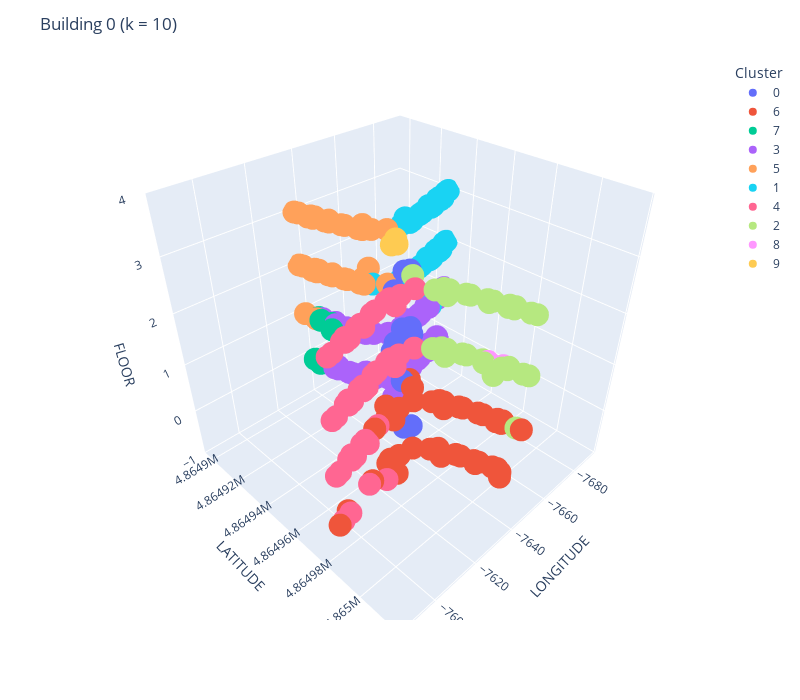

Notebook cell for this chart:
### Code cell
# scatter3d(df_train_b0, clusters_b0, k=10, title='Building 0 (k = 10)', save=True)

### Figure 1 — Plotly figure (JSON) as saved in the notebook; plotly's stock layout.template omitted (floating-point values rounded to 4 significant figures; data arrays with more than 128 entries replaced by an {"elided": "..."} marker saying what was removed)
{"data": [{"hovertemplate": "color=0<br>LONGITUDE=%{x}<br>LATITUDE=%{y}<br>FLOOR=%{z}<extra></extra>", "legendgroup": "0", "marker": {"color": "#636efa", "symbol": "circle"}, "mode": "markers", "name": "0", "scene": "scene", "showlegend": true, "type": "scatter3d", "x": {"elided": "387 float values"}, "y": {"elided": "387 float values"}, "z": {"elided": "387 int values"}}, {"hovertemplate": "color=6<br>LONGITUDE=%{x}<br>LATITUDE=%{y}<br>FLOOR=%{z}<extra></extra>", "legendgroup": "6", "marker": {"color": "#EF553B", "symbol": "circle"}, "mode": "markers", "name": "6", "scene": "scene", "showlegend": true, "type": "scatter3d", "x": {"elided": "977 float values"}, "y": {"elided": "977 float values"}, "z": {"elided": "977 int values"}}, {"hovertemplate": "color=7<br>LONGITUDE=%{x}<br>LATITUDE=%{y}<br>FLOOR=%{z}<extra></extra>", "legendgroup": "7", "marker": {"color": "#00cc96", "symbol": "circle"}, "mode": "markers", "name": "7", "scene": "scene", "showlegend": true, "type": "scatter3d", "x": {"elided": "444 float values"}, "y": {"elided": "444 float values"}, "z": {"elided": "444 int values"}}, {"hovertemplate": "color=3<br>LONGITUDE=%{x}<br>LATITUDE=%{y}<br>FLOOR=%{z}<extra></extra>", "legendgroup": "3", "marker": {"color": "#ab63fa", "symbol": "circle"}, "mode": "markers", "name": "3", "scene": "scene", "showlegend": true, "type": "scatter3d", "x": {"elided": "661 float values"}, "y": {"elided": "661 float values"}, "z": {"elided": "661 int values"}}, {"hovertemplate": "color=5<br>LONGITUDE=%{x}<br>LATITUDE=%{y}<br>FLOOR=%{z}<extra></extra>", "legendgroup": "5", "marker": {"color": "#FFA15A", "symbol": "circle"}, "mode": "markers", "name": "5", "scene": "scene", "showlegend": true, "type": "scatter3d", "x": {"elided": "799 float values"}, "y": {"elided": "799 float values"}, "z": {"elided": "799 int values"}}, {"hovertemplate": "color=1<br>LONGITUDE=%{x}<br>LATITUDE=%{y}<br>FLOOR=%{z}<extra></extra>", "legendgroup": "1", "marker": {"color": "#19d3f3", "symbol": "circle"}, "mode": "markers", "name": "1", "scene": "scene", "showlegend": true, "type": "scatter3d", "x": {"elided": "508 float values"}, "y": {"elided": "508 float values"}, "z": {"elided": "508 int values"}}, {"hovertemplate": "color=4<br>LONGITUDE=%{x}<br>LATITUDE=%{y}<br>FLOOR=%{z}<extra></extra>", "legendgroup": "4", "marker": {"color": "#FF6692", "symbol": "circle"}, "mode": "markers", "name": "4", "scene": "scene", "showlegend": true, "type": "scatter3d", "x": {"elided": "945 float values"}, "y": {"elided": "945 float values"}, "z": {"elided": "945 int values"}}, {"hovertemplate": "color=2<br>LONGITUDE=%{x}<br>LATITUDE=%{y}<br>FLOOR=%{z}<extra></extra>", "legendgroup": "2", "marker": {"color": "#B6E880", "symbol": "circle"}, "mode": "markers", "name": "2", "scene": "scene", "showlegend": true, "type": "scatter3d", "x": {"elided": "496 float values"}, "y": {"elided": "496 float values"}, "z": {"elided": "496 int values"}}, {"hovertemplate": "color=8<br>LONGITUDE=%{x}<br>LATITUDE=%{y}<br>FLOOR=%{z}<extra></extra>", "legendgroup": "8", "marker": {"color": "#FF97FF", "symbol": "circle"}, "mode": "markers", "name": "8", "scene": "scene", "showlegend": true, "type": "scatter3d", "x": [-7639.0, -7639.0, -7639.0, -7641.0, -7639.0, -7639.0, -7639.0, -7639.0, -7639.0, -7639.0, -7639.0, -7639.0, -7639.0, -7639.0, -7639.0, -7639.0, -7639.0], "y": [4865000.0, 4865000.0, 4865000.0, 4865000.0, 4865000.0, 4865000.0, 4865000.0, 4865000.0, 4865000.0, 4865000.0, 4865000.0, 4865000.0, 4865000.0, 4865000.0, 4865000.0, 4865000.0, 4865000.0], "z": [2, 2, 2, 2, 2, 2, 2, 2, 2, 2, 2, 2, 2, 2, 2, 2, 2]}, {"hovertemplate": "color=9<br>LONGITUDE=%{x}<br>LATITUDE=%{y}<br>FLOOR=%{z}<extra></extra>", "legendgroup": "9", "marker": {"color": "#FECB52", "symbol": "circle"}, "mode": "markers", "name": "9", "scene": "scene", "showlegend": true, "type": "scatter3d", "x": [-7647.0, -7643.0, -7645.0, -7647.0, -7647.0, -7647.0, -7647.0, -7643.0, -7647.0, -7643.0, -7647.0, -7643.0, -7647.0, -7643.0], "y": [4865000.0, 4865000.0, 4865000.0, 4865000.0, 4865000.0, 4865000.0, 4865000.0, 4865000.0, 4865000.0, 4865000.0, 4865000.0, 4865000.0, 4865000.0, 4865000.0], "z": [3, 3, 3, 3, 3, 3, 3, 3, 3, 3, 3, 3, 3, 3]}], "layout": {"height": 700, "legend": {"title": {"text": "Cluster"}, "tracegroupgap": 0}, "margin": {"t": 60}, "scene": {"domain": {"x": [0, 1], "y": [0, 1]}, "xaxis": {"title": {"text": "LONGITUDE"}}, "yaxis": {"title": {"text": "LATITUDE"}}, "zaxis": {"range": [-1, 4], "title": {"text": "FLOOR"}}}, "title": {"text": "Building 0 (k = 10)"}, "width": 800}}
